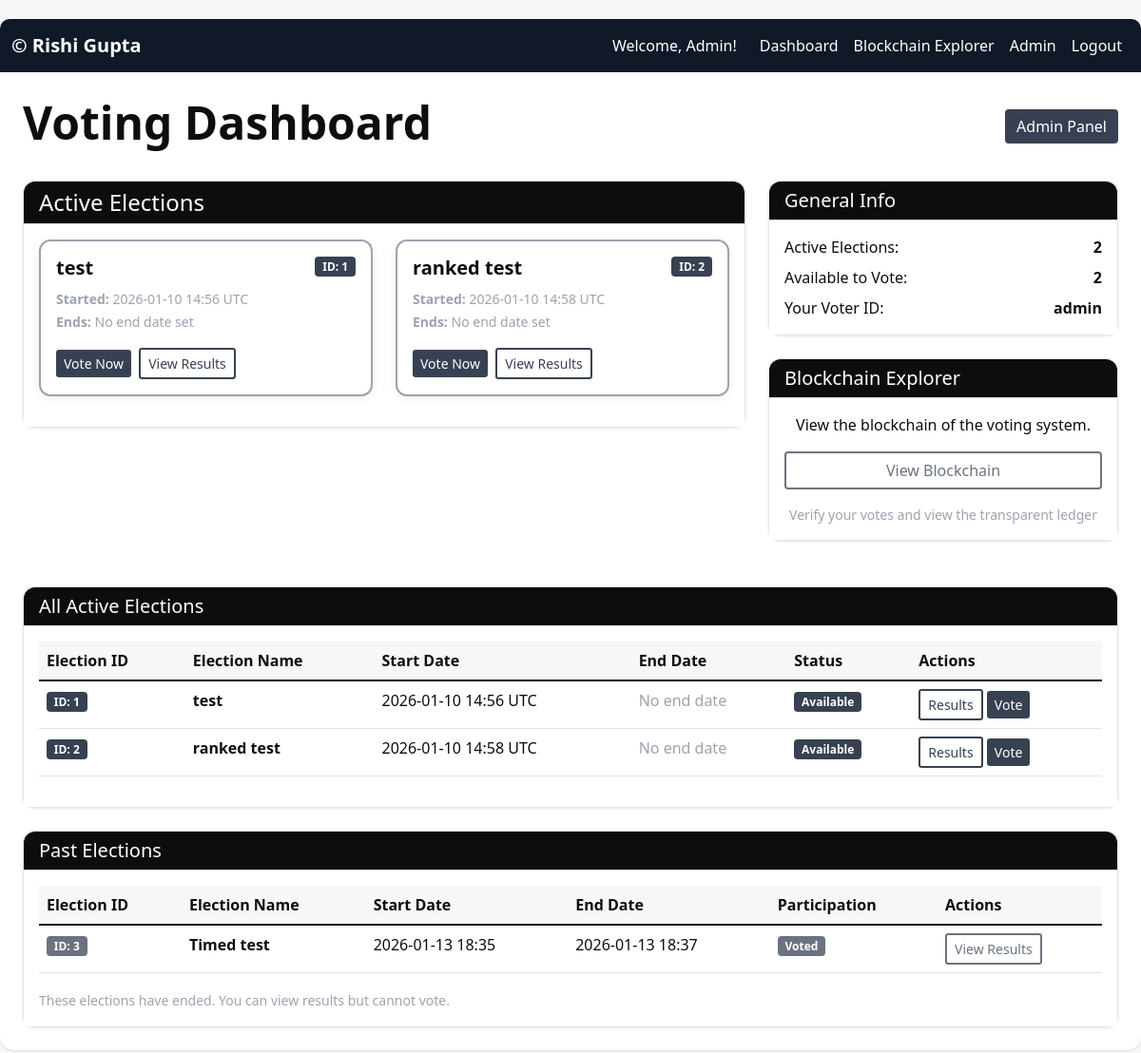
The app's page /voting/dashboard (signed in) with its own data.
### models/user.py (models this page shows, shortened)
class User(UserMixin, Base):
    __tablename__ = "users"
    voter_id = db.Column(db.String(50), unique=True, nullable=False)
    hashed_password = db.Column(db.String(128), nullable=False)
    is_admin = db.Column(db.Boolean, default=False)
    firstname = db.Column(db.String(100), nullable=False)
    lastname = db.Column(db.String(100), nullable=False)
    email = db.Column(db.String(100), unique=True, nullable=False)

### models/election.py (models this page shows, shortened)
class Election(Base):
    __tablename__ = "elections"
    name = db.Column(db.String(100), nullable=False)
    start_date = db.Column(db.DateTime, default=get_current_utc)
    end_date = db.Column(db.DateTime, nullable=True)
    vote_type = db.Column(db.String(50), default="standard", nullable=False)
    candidates = db.relationship("Candidate", back_populates="election", cascade="all, delete-orphan")

### routes/voting_routes.py (the view)
@voting_bp.route("/dashboard")
@login_required
def dashboard():
    now = datetime.now(timezone.utc) #stores current time which is used to filter elections
    active_elections = Election.query.filter(
        Election.start_date <= now,
        db.or_(Election.end_date.is_(None), Election.end_date >= now)
    ).all()
    past_elections = Election.query.filter(
        Election.end_date.isnot(None),
        Election.end_date < now
    ).order_by(Election.end_date.desc()).all()
    voted_elections = db.session.query(VoteRecord.election_id).filter_by(
        voter_id = current_user.voter_id
    ).subquery()
    available_elections = Election.query.filter(
        Election.id.notin_(voted_elections),
        Election.start_date <= now,
        db.or_(Election.end_date.is_(None), Election.end_date >= now)
    ).all()
    return render_template("dashboard.html",
                           active_elections = active_elections,
                           past_elections = past_elections,
                           available_elections = available_elections,
                           is_admin = current_user.is_admin,)

### templates/dashboard.html (shortened to what this page needs)
{% extends "base.html" %}
{% block content %}
<div class="row">
    <div class="col-12">
        <div class="d-flex justify-content-between align-items-center mb-4">
            <h1 class="display-5 fw-bold text-primary">
                Voting Dashboard
            </h1>
            {% if is_admin %}
                <a href="{{ url_for('voting.admin_elections') }}" class="btn btn-success">
                    Admin Panel
                </a>
            {% endif %}
        </div>
    </div>
</div>
<div class="row">
    <div class="col-lg-8">
        <div class="card mb-4">
            <div class="card-header">
                <h4 class="mb-0">Active Elections</h4>
            </div>
            <div class="card-body">
                {% if available_elections %}
                    <div class="row">
                        {% for election in available_elections %}
                        <div class="col-md-6 mb-3">
                            <div class="election-card p-3">
                                <div class="d-flex justify-content-between align-items-start mb-2">
                                    <h5 class="card-title fw-bold mb-0" style="color: #0D0D0D;">{{ election.name }}</h5>
                                    <span class="badge bg-primary">ID: {{ election.id }}</span>
                                </div>
                                <p class="mb-3">
                                    <small class="text-muted">
                                        <strong>Started:</strong> {{ election.start_date.strftime('%Y-%m-%d %H:%M UTC') }}
                                        {% if election.end_date %}
                                            <br><strong>Ends:</strong> {{ election.end_date.strftime('%Y-%m-%d %H:%M UTC') }}
                                        {% else %}
                                            <br><strong>Ends:</strong> No end date set
                                        {% endif %}
                                    </small>
                                </p>
                                <a href="{{ url_for('voting.voting_page', election_id=election.id) }}"
                                   class="btn btn-primary btn-sm me-1">Vote Now</a>
                                <a href="{{ url_for('voting.results', election_id=election.id) }}"
                                   class="btn btn-outline-primary btn-sm">View Results</a>
                            </div>
                        </div>
                        {% endfor %}
                    </div>
                {% else %}
                    <div class="text-center py-4">
                        <div class="display-1 text-muted">🗳️</div>
                        <h4 class="text-muted">No elections available</h4>
                        <p class="text-muted">Check back later for new elections to vote in.</p>
                    </div>
                {% endif %}
            </div>
        </div>
    </div>
    <div class="col-lg-4">
        <div class="card mb-4">
            <div class="card-header">
                <h5 class="mb-0">General Info</h5>
            </div>
            <div class="card-body">
                <div class="d-flex justify-content-between mb-2">
                    <span>Active Elections:</span>
                    <span class="fw-bold">{{ active_elections|length }}</span>
                </div>
                <div class="d-flex justify-content-between mb-2">
                    <span>Available to Vote:</span>
                    <span class="fw-bold">{{ available_elections|length }}</span>
                </div>
                <div class="d-flex justify-content-between">
                    <span>Your Voter ID:</span>
                    <span class="fw-bold">{{ current_user.voter_id }}</span>
                </div>
            </div>
        </div>
        <div class="card mb-4">
            <div class="card-header">
                <h5 class="mb-0">Blockchain Explorer</h5>
            </div>
            <div class="card-body text-center">
                <p class="card-text">View the blockchain of the voting system.</p>
                <a href="{{ url_for('blockchain.explorer') }}" class="btn btn-outline-secondary mb-2 w-100">
                    View Blockchain
                </a>
                <small class="text-muted d-block mt-2">
                    Verify your votes and view the transparent ledger
                </small>
            </div>
        </div>
    </div>
</div>
{% if active_elections %}
<div class="row mt-4">
    <div class="col-12">
        <div class="card">
            <div class="card-header">
                <h5 class="mb-0">All Active Elections</h5>
            </div>
            <div class="card-body">
                <div class="table-responsive">
                    <table class="table table-hover">
                        <thead>
                            <tr>
                                <th>Election ID</th>
                                <th>Election Name</th>
                                <th>Start Date</th>
                                <th>End Date</th>
                                <th>Status</th>
                                <th>Actions</th>
                            </tr>
                        </thead>
                        <tbody>
                            {% for election in active_elections %}
                            <tr>
                                <td><span class="badge bg-primary">ID: {{ election.id }}</span></td>
                                <td class="fw-bold">{{ election.name }}</td>
                                <td>{{ election.start_date.strftime('%Y-%m-%d %H:%M UTC') }}</td>
                                <td>
                                    {% if election.end_date %}
                                        {{ election.end_date.strftime('%Y-%m-%d %H:%M UTC') }}
                                    {% else %}
                                        <span class="text-muted">No end date</span>
                                    {% endif %}
                                </td>
                                <td>
                                    {% if election in available_elections %}
                                        <span class="badge bg-primary">Available</span>
                                    {% else %}
                                        <span class="badge bg-secondary">Already Voted</span>
                                    {% endif %}
                                </td>
                                <td>
                                    <a href="{{ url_for('voting.results', election_id=election.id) }}"
                                       class="btn btn-sm btn-outline-primary">Results</a>
                                    {% if election in available_elections %}
                                        <a href="{{ url_for('voting.voting_page', election_id=election.id) }}"
                                           class="btn btn-sm btn-primary">Vote</a>
                                    {% endif %}
                                </td>
                            </tr>
                            {% endfor %}
                        </tbody>
                    </table>
                </div>
            </div>
        </div>
    </div>
</div>
{% endif %}
{% if past_elections %}
<div class="row mt-4">
    <div class="col-12">
        <div class="card">
            <div class="card-header">
                <h5 class="mb-0">Past Elections</h5>
            </div>
            <div class="card-body">
                <div class="table-responsive">
                    <table class="table table-hover">
                        <thead>
                            <tr>
                                <th>Election ID</th>
                                <th>Election Name</th>
                                <th>Start Date</th>
                                <th>End Date</th>
                                <th>Participation</th>
                                <th>Actions</th>
                            </tr>
                        </thead>
                        <tbody>
                            {% for election in past_elections %}
                            <tr>
                                <td><span class="badge bg-secondary">ID: {{ election.id }}</span></td>
                                <td class="fw-bold">{{ election.name }}</td>
                                <td>{{ election.start_date.strftime('%Y-%m-%d %H:%M') }}</td>
                                <td>{{ election.end_date.strftime('%Y-%m-%d %H:%M') }}</td>
                                <td>
                                    {% if election in available_elections %}
                                        <span class="badge bg-warning">Didn't Vote</span>
                                    {% else %}
                                        <span class="badge bg-secondary">Voted</span>
                                    {% endif %}
                                </td>
                                <td>
                                    <a href="{{ url_for('voting.results', election_id=election.id) }}"
                                       class="btn btn-sm btn-outline-secondary">View Results</a>
                                </td>
                            </tr>
                            {% endfor %}
                        </tbody>
                    </table>
                </div>
                <small class="text-muted">
                    These elections have ended. You can view results but cannot vote.
                </small>
            </div>
        </div>
    </div>
</div>
{% endif %}
{% endblock %}

### templates/base.html (shortened to what this page needs)
<!DOCTYPE html>
<html lang="en">
<head>
    <link href="https://cdnjs.cloudflare.com/ajax/libs/bootstrap/5.1.3/css/bootstrap.min.css" rel="stylesheet">
    <link href="{{ url_for('static', filename='css/custom-theme.css') }}" rel="stylesheet">
</head>
<body>
    <div class="main-container">
        <nav class="navbar navbar-expand-lg navbar-dark">
            <div class="container-fluid">
                <a class="navbar-brand fw-bold" href="{{ url_for('voting.dashboard') }}">
                    © Rishi Gupta
                </a>
                <div class="navbar-nav ms-auto">
                    {% if current_user.is_authenticated %}
                        <span class="navbar-text me-3">Welcome, {{ current_user.firstname }}!</span>
                        <a class="nav-link" href="{{ url_for('voting.dashboard') }}">Dashboard</a>
                        <a class="nav-link" href="{{ url_for('blockchain.explorer') }}">Blockchain Explorer</a>
                        {% if current_user.is_admin %}
                            <a class="nav-link" href="{{ url_for('voting.admin_elections') }}">Admin</a>
                        {% endif %}
                        <a class="nav-link" href="{{ url_for('auth.logout') }}">Logout</a>
                    {% endif %}
                </div>
            </div>
        </nav>
        <div class="container-fluid p-4">
            {% block content %}{% endblock %}
        </div>
    </div>
</body>
</html>

### static/css/custom-theme.css (style rules this page uses)
:root { --bg-main: #F7F7F8; --bg-card: #FFFFFF; --bg-navbar: #0D0D0D; --bg-button: #374151; --bg-hover: #1F2937; --border-color: #E5E5E5; --border-accent: #9CA3AF; --text-primary: #0D0D0D; --text-secondary: #6B7280; --text-muted: #9CA3AF; }
body { background: var(--bg-main) !important; font-family: 'Segoe UI', Tahoma, Geneva, Verdana, sans-serif; min-height: 100vh; color: var(--text-primary); }
.main-container { background: var(--bg-card) !important; border-radius: 15px; box-shadow: 0 1px 3px rgba(0, 0, 0, 0.08); margin: 20px auto; max-width: 1200px; }
.navbar { background: var(--bg-navbar) !important; border-radius: 10px 10px 0 0; }
.navbar-brand, .navbar-text, .nav-link { color: #FFFFFF !important; }
.btn-primary { background: var(--bg-button) !important; border: none !important; color: #FFFFFF !important; transition: all 0.2s ease; }
.btn-success { background: var(--bg-button) !important; border: none !important; color: #FFFFFF !important; }
.btn-outline-primary { border: 2px solid var(--bg-button) !important; color: var(--bg-button) !important; background: transparent !important; }
.btn-outline-secondary { border: 2px solid #6B7280 !important; color: #6B7280 !important; background: transparent !important; }
.card { background: var(--bg-card) !important; border: 1px solid var(--border-color) !important; border-radius: 12px; box-shadow: 0 1px 3px rgba(0, 0, 0, 0.06); transition: all 0.3s ease; }
.card-header { background: var(--bg-navbar) !important; color: #FFFFFF !important; border-bottom: 1px solid var(--border-color) !important; border-radius: 12px 12px 0 0 !important; }
.card-body { background: var(--bg-card) !important; }
.table { color: var(--text-primary); }
.table thead { background-color: var(--bg-main); color: var(--text-primary); }
.badge.bg-primary, .badge.bg-info { background: var(--bg-button) !important; }
.badge.bg-secondary { background: #6B7280 !important; }
.text-primary { color: var(--text-primary) !important; }
.text-muted { color: var(--text-muted) !important; }
.bg-primary { background: var(--bg-button) !important; }
.bg-secondary { background: #6B7280 !important; }

### templates/base.html (style rules this page uses)
body { background: #F5F7FA; min-height: 100vh; font-family: 'Segoe UI', Tahoma, Geneva, Verdana, sans-serif; }
.main-container { background: #FFFFFF; border-radius: 15px; box-shadow: 0 1px 3px rgba(0, 0, 0, 0.1); margin: 20px auto; max-width: 1200px; }
.navbar { background: #111827 !important; border-radius: 10px 10px 0 0; }
.btn-primary { background: #374151; border: none; transition: transform 0.2s; }
.card { border: 1px solid #E5E7EB; border-radius: 12px; box-shadow: 0 1px 3px rgba(0, 0, 0, 0.1); transition: transform 0.3s ease; }

### templates/dashboard.html (style rules this page uses)
.election-card { border: 2px solid #9CA3AF !important; border-radius: 12px; background: #FFFFFF; box-shadow: 0 2px 8px rgba(0, 0, 0, 0.08); transition: all 0.3s ease; }

### records on screen
User: firstname "Admin", voter_id "admin"
Election: name "test", id "1", start_date "2026-01-10 14:56 UTC", shows "Ends:", shows "No end date"
Election: name "ranked test", id "2", start_date "2026-01-10 14:58 UTC", shows "Ends:", shows "No end date"
Election: id "3", name "Timed test", start_date "2026-01-13 18:35", end_date "2026-01-13 18:37"

### other values on screen
{{ active_elections|length }} "2"
{{ available_elections|length }} "2"
